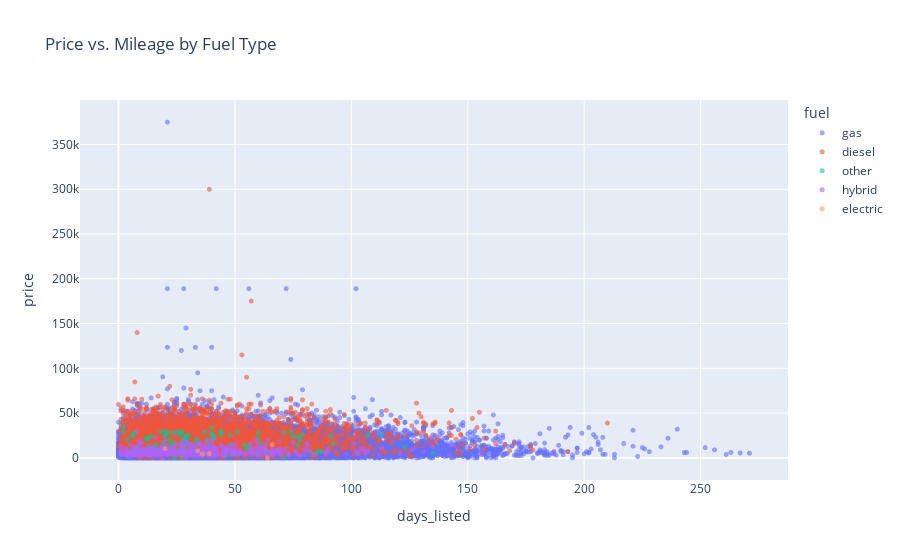

Here is the notebook cell this chart was saved with:
### Code cell
fig = px.scatter(df, x='days_listed', y='price',
                 color='fuel', 
                 title='Price vs. Mileage by Fuel Type',
                 opacity=0.6)
fig.update_traces(marker=dict(size=5))
fig.show()

### Figure 1 — Plotly figure (JSON) as saved in the notebook; plotly's stock layout.template omitted (floating-point values rounded to 4 significant figures; data arrays with more than 128 entries replaced by an {"elided": "..."} marker saying what was removed)
{"data": [{"hovertemplate": "fuel=gas<br>days_listed=%{x}<br>price=%{y}<extra></extra>", "legendgroup": "gas", "marker": {"color": "#636efa", "opacity": 0.6, "size": 5, "symbol": "circle"}, "mode": "markers", "name": "gas", "showlegend": true, "type": "scattergl", "x": {"elided": "47288 int values"}, "xaxis": "x", "y": {"elided": "47288 int values"}, "yaxis": "y"}, {"hovertemplate": "fuel=diesel<br>days_listed=%{x}<br>price=%{y}<extra></extra>", "legendgroup": "diesel", "marker": {"color": "#EF553B", "opacity": 0.6, "size": 5, "symbol": "circle"}, "mode": "markers", "name": "diesel", "showlegend": true, "type": "scattergl", "x": {"elided": "3714 int values"}, "xaxis": "x", "y": {"elided": "3714 int values"}, "yaxis": "y"}, {"hovertemplate": "fuel=other<br>days_listed=%{x}<br>price=%{y}<extra></extra>", "legendgroup": "other", "marker": {"color": "#00cc96", "opacity": 0.6, "size": 5, "symbol": "circle"}, "mode": "markers", "name": "other", "showlegend": true, "type": "scattergl", "x": [44, 12, 24, 30, 19, 20, 78, 46, 48, 51, 12, 18, 16, 26, 10, 7, 2, 13, 13, 29, 56, 38, 21, 77, 74, 28, 60, 40, 113, 135, 32, 39, 29, 22, 2, 12, 41, 79, 27, 27, 14, 16, 28, 48, 30, 14, 44, 6, 33, 86, 29, 29, 27, 54, 11, 4, 48, 42, 25, 29, 33, 23, 55, 15, 6, 40, 6, 59, 34, 44, 8, 27, 18, 4, 64, 17, 19, 23, 51, 27, 13, 41, 85, 37, 92, 21, 28, 61, 75, 8, 30, 28, 77, 71, 24, 87, 20, 107, 23, 60, 40, 123, 26, 63, 71, 91, 20, 83], "xaxis": "x", "y": [25900, 21195, 111, 8445, 16995, 30000, 20000, 2450, 14980, 4000, 21900, 28900, 14980, 25900, 8895, 27900, 28900, 21900, 13500, 21900, 13995, 20000, 13995, 13990, 28900, 21900, 21900, 25900, 25900, 5200, 9500, 13900, 15995, 19999, 34999, 8875, 21900, 25900, 27900, 29409, 24600, 11995, 11995, 3995, 25900, 5700, 29875, 25900, 19485, 8500, 24500, 19995, 169, 13995, 5500, 20500, 25900, 4100, 28900, 23700, 9995, 14980, 9995, 10995, 24500, 27390, 9995, 5200, 20500, 27390, 4000, 9999, 8000, 1950, 5995, 7950, 5595, 4750, 28900, 15495, 8495, 23700, 4995, 28900, 15995, 27900, 9500, 15995, 23700, 11500, 15991, 7995, 23700, 28175, 16991, 7000, 25500, 25500, 27900, 27900, 33800, 12400, 8500, 6495, 313, 24600, 24600, 5200], "yaxis": "y"}, {"hovertemplate": "fuel=hybrid<br>days_listed=%{x}<br>price=%{y}<extra></extra>", "legendgroup": "hybrid", "marker": {"color": "#ab63fa", "opacity": 0.6, "size": 5, "symbol": "circle"}, "mode": "markers", "name": "hybrid", "showlegend": true, "type": "scattergl", "x": {"elided": "409 int values"}, "xaxis": "x", "y": {"elided": "409 int values"}, "yaxis": "y"}, {"hovertemplate": "fuel=electric<br>days_listed=%{x}<br>price=%{y}<extra></extra>", "legendgroup": "electric", "marker": {"color": "#FFA15A", "opacity": 0.6, "size": 5, "symbol": "circle"}, "mode": "markers", "name": "electric", "showlegend": true, "type": "scattergl", "x": [34, 64, 20, 66, 36, 39], "xaxis": "x", "y": [7900, 1, 10200, 15000, 4400, 4700], "yaxis": "y"}], "layout": {"legend": {"title": {"text": "fuel"}, "tracegroupgap": 0}, "title": {"text": "Price vs. Mileage by Fuel Type"}, "xaxis": {"anchor": "y", "domain": [0, 1], "title": {"text": "days_listed"}}, "yaxis": {"anchor": "x", "domain": [0, 1], "title": {"text": "price"}}}}
